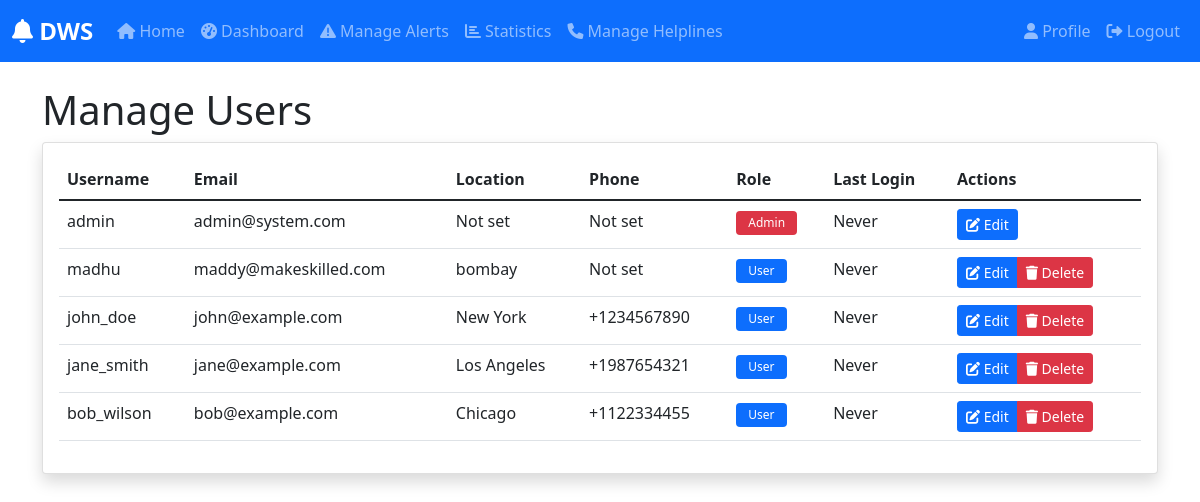
Page /admin/manage-users (signed in) on the earlier database version.
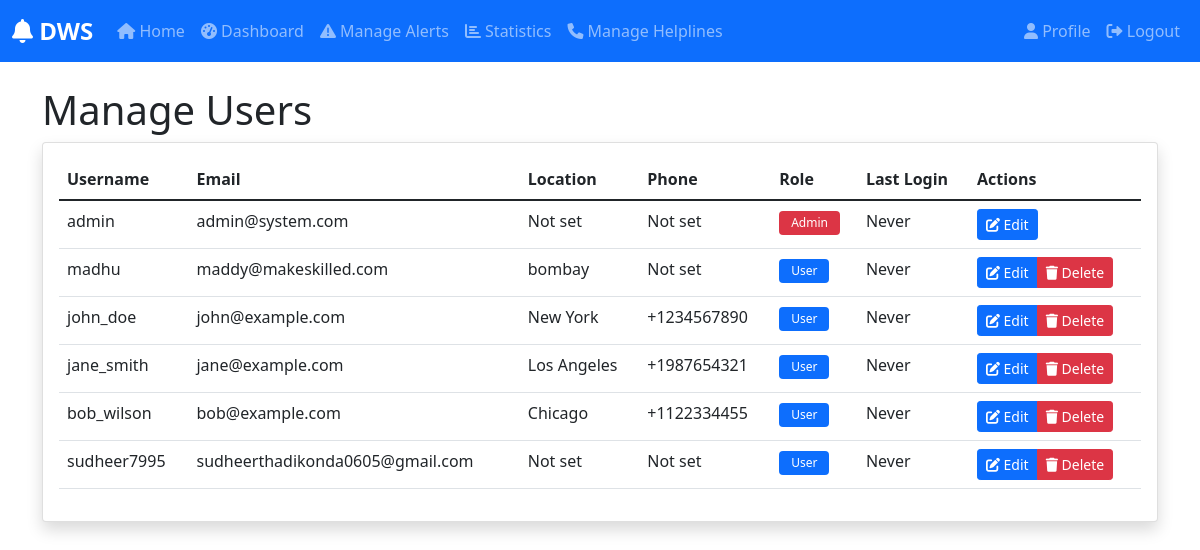
Same page on the later database version.
### app/models/user.py (models this page shows, shortened)
class User(UserMixin, db.Model):
    id = db.Column(db.Integer, primary_key=True)
    username = db.Column(db.String(64), unique=True, nullable=False)
    email = db.Column(db.String(120), unique=True, nullable=False)
    password_hash = db.Column(db.String(128))
    is_admin = db.Column(db.Boolean, default=False)
    location = db.Column(db.String(128))
    phone = db.Column(db.String(20))
    created_at = db.Column(db.DateTime, default=datetime.utcnow)
    last_login = db.Column(db.DateTime)
    email_alerts = db.Column(db.Boolean, default=True)
    sms_alerts = db.Column(db.Boolean, default=False)
    alert_radius = db.Column(db.Integer, default=50)  # in kilometers

### app/routes/admin.py (the view)
@bp.route('/manage-users')
@login_required
@admin_required
def manage_users():
    users = User.query.all()
    return render_template('admin/manage_users.html', users=users)

### app/models/user.py (called while the page is built)
@login_manager.user_loader
def load_user(id):
    return User.query.get(int(id))

### app/routes/admin.py (called while the page is built)
def admin_required(f):
    @wraps(f)
    def decorated_function(*args, **kwargs):
        if not current_user.is_authenticated or not current_user.is_admin:
            flash('You do not have permission to access this page.', 'error')
            return redirect(url_for('main.index'))
        return f(*args, **kwargs)
    return decorated_function

### app/templates/admin/manage_users.html (shortened to what this page needs)
{% extends "base.html" %}
{% block content %}
<div class="container mt-4">
    <h1>Manage Users</h1>
    <div class="card shadow">
        <div class="card-body">
            <div class="table-responsive">
                <table class="table table-hover">
                    <thead>
                        <tr>
                            <th>Username</th>
                            <th>Email</th>
                            <th>Location</th>
                            <th>Phone</th>
                            <th>Role</th>
                            <th>Last Login</th>
                            <th>Actions</th>
                        </tr>
                    </thead>
                    <tbody>
                        {% for user in users %}
                        <tr>
                            <td>{{ user.username }}</td>
                            <td>{{ user.email }}</td>
                            <td>{{ user.location or 'Not set' }}</td>
                            <td>{{ user.phone or 'Not set' }}</td>
                            <td>
                                <span class="badge {% if user.is_admin %}bg-danger{% else %}bg-primary{% endif %}">
                                    {{ 'Admin' if user.is_admin else 'User' }}
                                </span>
                            </td>
                            <td>{{ user.last_login.strftime('%Y-%m-%d %H:%M') if user.last_login else 'Never' }}</td>
                            <td>
                                <div class="btn-group" role="group">
                                    <a href="{{ url_for('admin.edit_user', user_id=user.id) }}"
                                       class="btn btn-sm btn-primary">
                                        <i class="fas fa-edit"></i> Edit
                                    </a>
                                    {% if not user.is_admin %}
                                    <a href="{{ url_for('admin.delete_user', user_id=user.id) }}"
                                       class="btn btn-sm btn-danger"
                                       onclick="return confirm('Are you sure you want to delete this user?');">
                                        <i class="fas fa-trash"></i> Delete
                                    </a>
                                    {% endif %}
                                </div>
                            </td>
                        </tr>
                        {% endfor %}
                    </tbody>
                </table>
            </div>
        </div>
    </div>
</div>
{% endblock %}

### app/templates/base.html (shortened to what this page needs)
<!DOCTYPE html>
<html lang="en">
<head>
    <link href="https://cdn.jsdelivr.net/npm/bootstrap@5.1.3/dist/css/bootstrap.min.css" rel="stylesheet">
    <link href="https://cdnjs.cloudflare.com/ajax/libs/font-awesome/6.0.0/css/all.min.css" rel="stylesheet">
</head>
<body>
    <nav class="navbar navbar-expand-lg navbar-dark bg-primary">
        <div class="container-fluid">
            <a class="navbar-brand" href="{{ url_for('main.index') }}">
                <i class="fas fa-bell"></i> DWS
            </a>
            <div class="collapse navbar-collapse" id="navbarNav">
                <ul class="navbar-nav me-auto">
                    <li class="nav-item">
                        <a class="nav-link" href="{{ url_for('main.index') }}">
                            <i class="fas fa-home"></i> Home
                        </a>
                    </li>
                    {% if current_user.is_authenticated %}
                        {% if current_user.is_admin %}
                        <li class="nav-item">
                            <a class="nav-link" href="{{ url_for('admin.dashboard') }}">
                                <i class="fas fa-tachometer-alt"></i> Dashboard
                            </a>
                        </li>
                        <li class="nav-item">
                            <a class="nav-link" href="{{ url_for('admin.manage_alerts') }}">
                                <i class="fas fa-exclamation-triangle"></i> Manage Alerts
                            </a>
                        </li>
                        <li class="nav-item">
                            <a class="nav-link" href="{{ url_for('admin.alert_stats') }}">
                                <i class="fas fa-chart-bar"></i> Statistics
                            </a>
                        </li>
                        <li class="nav-item">
                            <a class="nav-link" href="{{ url_for('admin.helplines') }}">
                                <i class="fas fa-phone"></i> Manage Helplines
                            </a>
                        </li>
                        {% endif %}
                    {% endif %}
                </ul>
                <ul class="navbar-nav">
                    {% if current_user.is_authenticated %}
                        <li class="nav-item">
                            <a class="nav-link" href="{{ url_for('auth.profile') }}">
                                <i class="fas fa-user"></i> Profile
                            </a>
                        </li>
                        <li class="nav-item">
                            <a class="nav-link" href="{{ url_for('auth.logout') }}">
                                <i class="fas fa-sign-out-alt"></i> Logout
                            </a>
                        </li>
                    {% endif %}
                </ul>
            </div>
        </div>
    </nav>
    {% block content %}{% endblock %}
</body>
</html>

### app/templates/base.html (style rules this page uses)
:root { --primary-color: #007bff; --primary-dark: #0056b3; --success-color: #28a745; --warning-color: #ffc107; --danger-color: #dc3545; --light-gray: #f8f9fa; }
.navbar-brand { font-size: 1.5rem; font-weight: bold; }
.badge { padding: 0.5em 1em; font-weight: 500; }

Differences in the rows shown:
added User: username "sudheer7995", email "sudheerthadikonda0605@gmail.com", location "Not set", phone "Not set", is_admin "User", last_login "Never"
